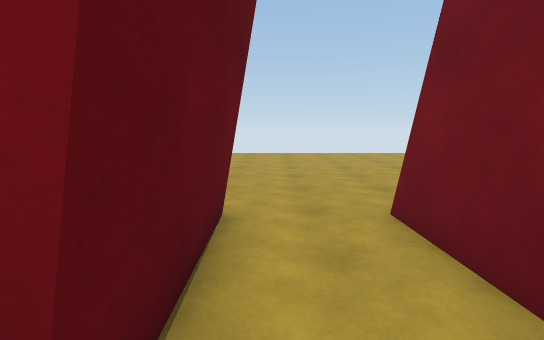
view 1 (above)

19 first-person views from a walk through a 3-D level made in the Unity game engine. The camera is 1.5 m above the floor, tilts 8° down and sees 85° across. The floor is counted in squares, 1 m on a side. Each view is taken from the middle of a square. On the plan, view 1 faces up. The plan holds only what a view shows up to about 15 squares ahead; the rest is blank. The place goes on beyond the plan. Surface patterns are stand-ins for the level's own textures.

view 2
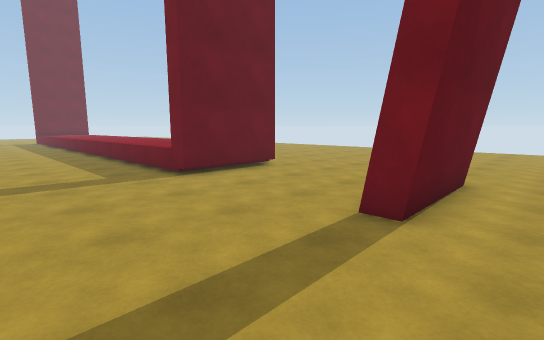

view 3
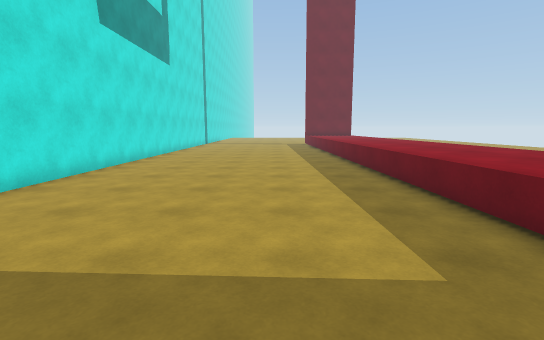

view 4
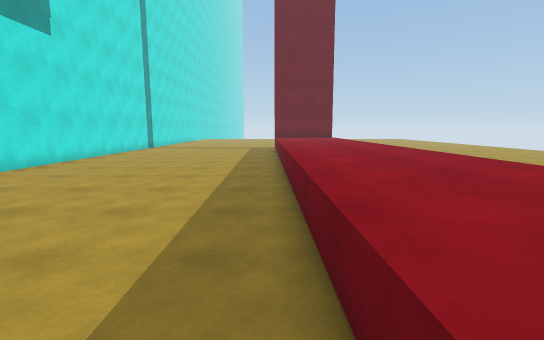

view 5
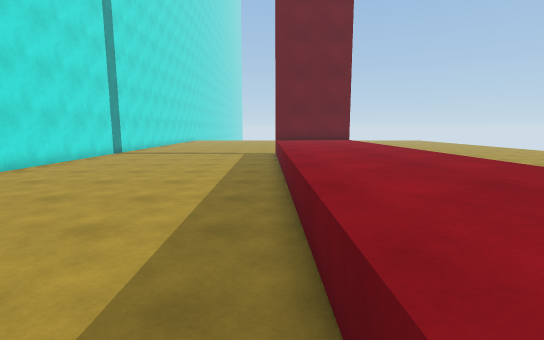

view 6
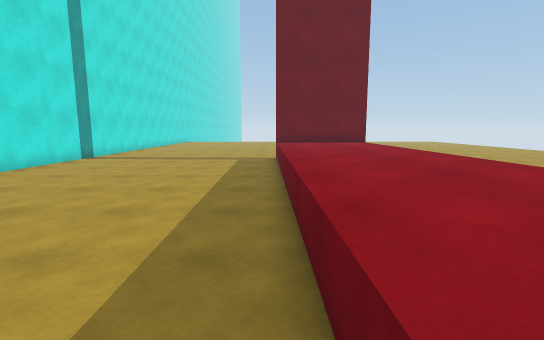

view 7
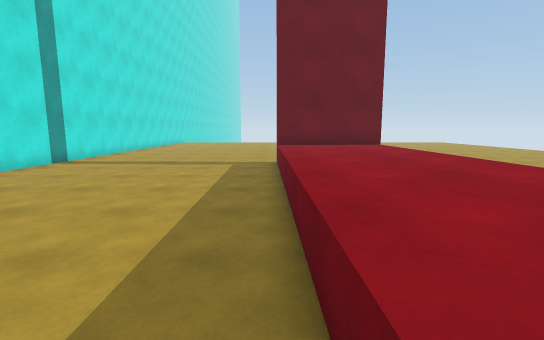

view 8
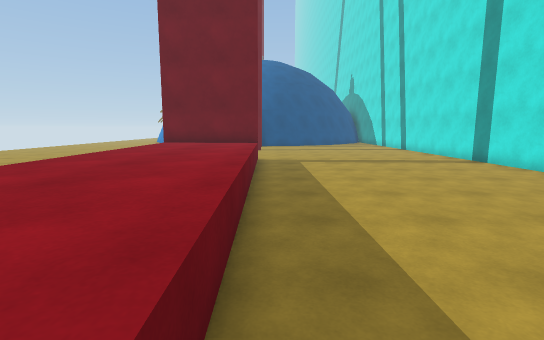

view 9
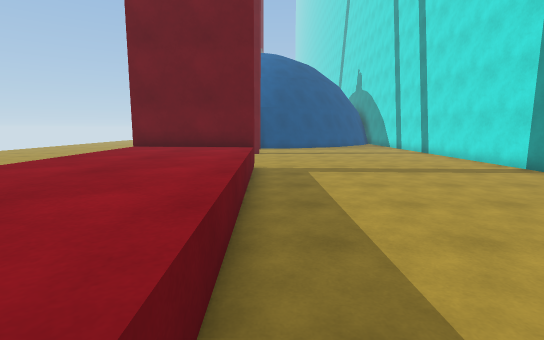

view 10
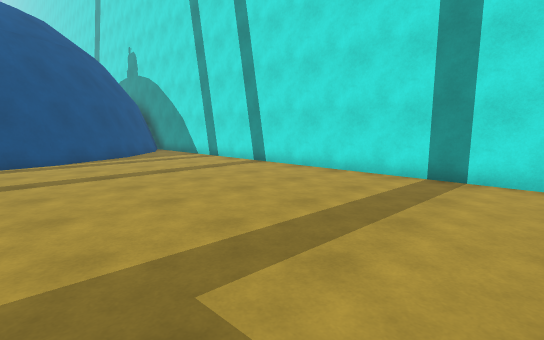

view 11
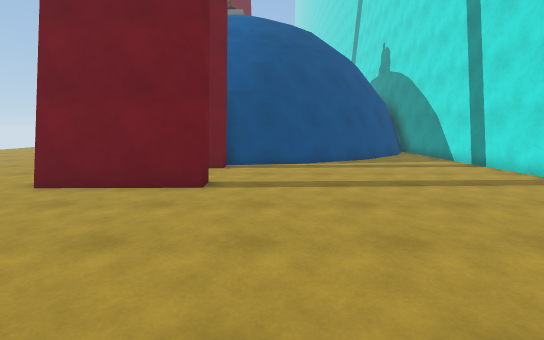

view 12
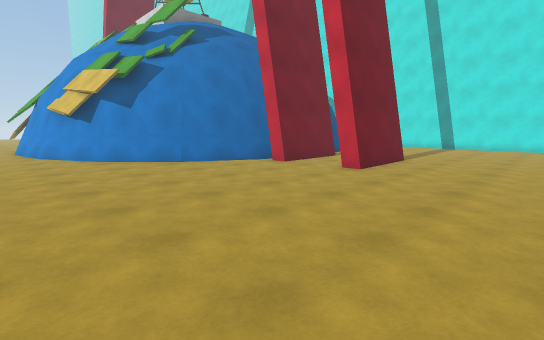

view 13
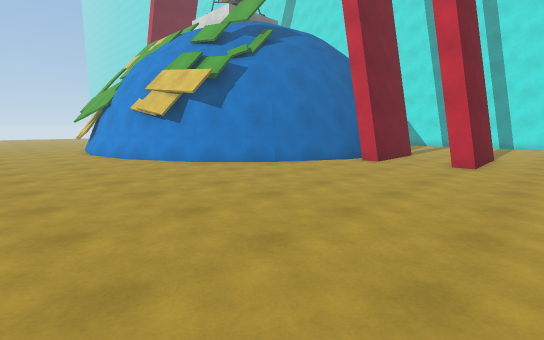

view 14
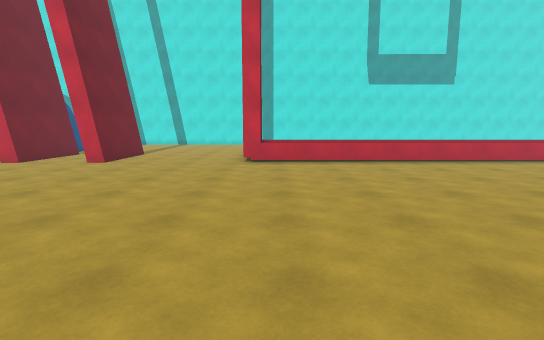

view 15
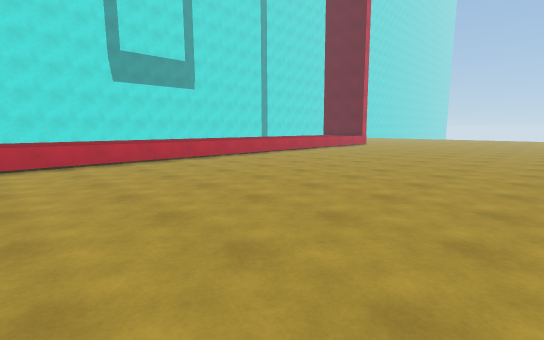

view 16
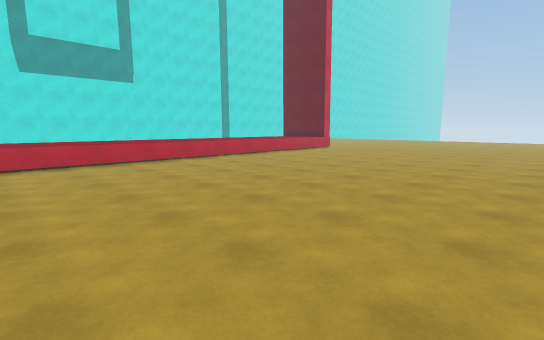

view 17
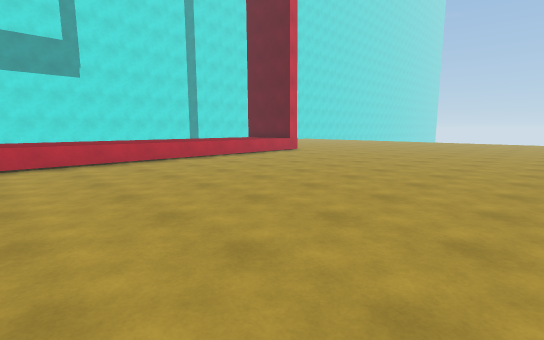

view 18
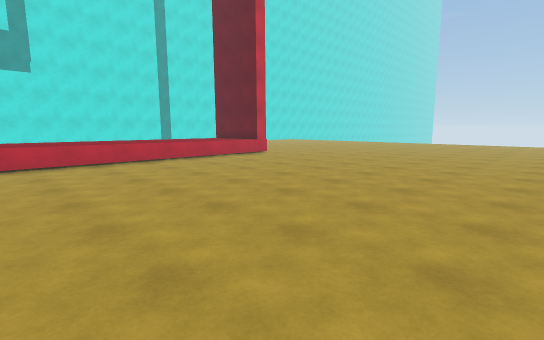

view 19
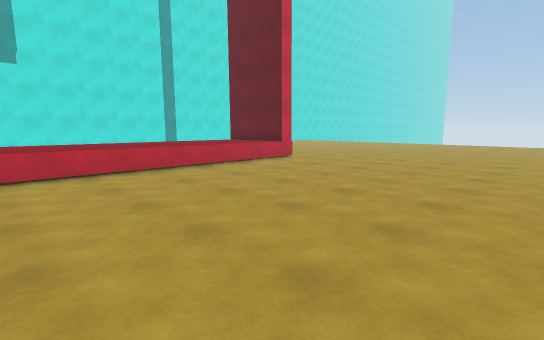

### Floor plan
Key: @ floor where view 1 was taken; # wall or solid block; . floor; = window, fence, low wall or low ledge; ^ raised ledge.
Columns run from 38 left of view 1 to 13 right of it. Each row starts with its distance up from view 1.
 18      ....................... .    . ..........
 17 .............................      .................
 16 ................................  ..................
 15 ....................................................
 14 ....................................................
 13 ..................................................#
 12 ................................................###
 11 ..............................................###
 10 .............................................##
  9 ............................................##
  8  ..........................................##
  7   .........................................##
  6    .......................................##
  5     ............=^^^^^^^^^^^^^#......#..####
  4     ^^^^^^^^^^^^^^^^^^^^^^^^^^#......#..###
  3     ^^^^^^^^^^^^^^^^^^^^^^^^^^#......#..##
  2     ^^^^^^^^^^^^^^^^^^^^^^^^^^#......#..##
  1     ^^^^^^^^^^^^^^^^^^^^^^^^^^#......#..###
  0  ..#^^^^^^............................@..=#
 -1  .........................................#
 -2  .........................................#
 -3  .........................................##
 -4  ..........................................#
 -5  ..........................................##
 -6  ...........................................#
 -7  ............................................
 -8  ............................................
 -9  ............................................
-10  ############################################

Where each view was taken, in squares from view 1:
view 1: 0 up, 0 right, facing up
view 2: 4 down, 1 right, facing up-left
view 3: 3 down, 6 left, facing left
view 4: 0 up, 12 left, facing left
view 5: 0 up, 17 left, facing left
view 6: 0 up, 20 left, facing left
view 7: 0 up, 22 left, facing left
view 8: 0 up, 22 left, facing right
view 9: 0 up, 19 left, facing right
view 10: 0 up, 11 left, facing down-right
view 11: 1 down, 9 left, facing right
view 12: 15 up, 7 left, facing down-right
view 13: 18 up, 4 left, facing down-right
view 14: 18 up, 9 left, facing down
view 15: 18 up, 9 left, facing down-left
view 16: 18 up, 15 left, facing down-left
view 17: 18 up, 19 left, facing down-left
view 18: 18 up, 22 left, facing down-left
view 19: 15 up, 23 left, facing down-left
